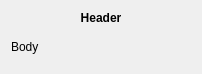
<?xml version="1.0" encoding="UTF-8"?>
<ui version="4.0">
 <class>CorePopup</class>
 <widget class="QWidget" name="CorePopup">
  <property name="geometry">
   <rect>
    <x>0</x>
    <y>0</y>
    <width>202</width>
    <height>74</height>
   </rect>
  </property>
  <property name="windowTitle">
   <string>Form</string>
  </property>
  <layout class="QVBoxLayout" name="verticalLayout">
   <item>
    <widget class="QLabel" name="header">
     <property name="font">
      <font>
       <weight>75</weight>
       <bold>true</bold>
      </font>
     </property>
     <property name="text">
      <string>Header</string>
     </property>
     <property name="alignment">
      <set>Qt::AlignCenter</set>
     </property>
    </widget>
   </item>
   <item>
    <widget class="QLabel" name="text">
     <property name="sizePolicy">
      <sizepolicy hsizetype="Preferred" vsizetype="Expanding">
       <horstretch>0</horstretch>
       <verstretch>0</verstretch>
      </sizepolicy>
     </property>
     <property name="text">
      <string>Body</string>
     </property>
     <property name="wordWrap">
      <bool>true</bool>
     </property>
    </widget>
   </item>
  </layout>
 </widget>
 <resources/>
 <connections/>
</ui>
